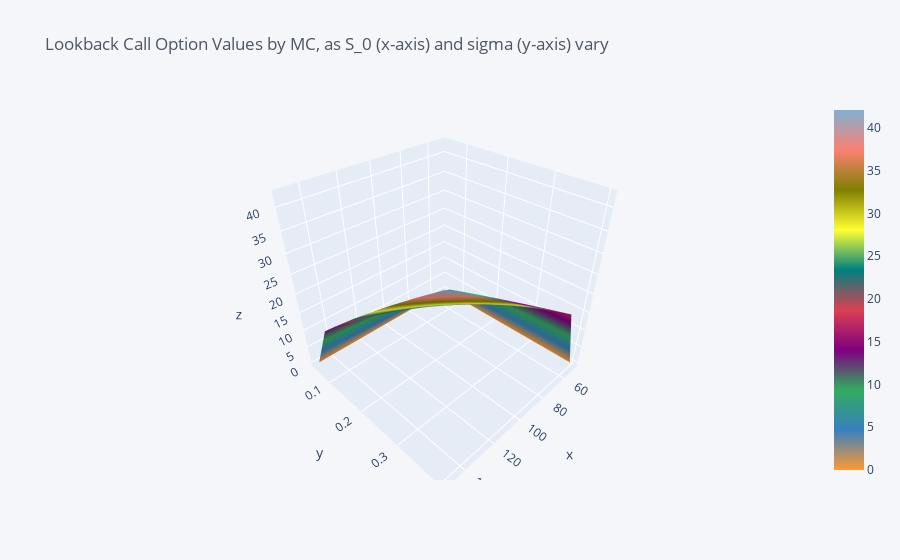

Notebook code for this chart:
### Code cell
grid.iplot(kind='surface', title='Lookback Call Option Values by MC, as S_0 (x-axis) and sigma (y-axis) vary', labels = {"S_0", "sigma", "C_0"})

### Figure 1 — Plotly figure (JSON) as saved in the notebook; plotly's stock layout.template omitted (floating-point values rounded to 4 significant figures)
{"data": [{"colorscale": [[0, "rgb(255, 153, 51)"], [0.1111, "rgb(55, 128, 191)"], [0.2222, "rgb(50, 171, 96)"], [0.3333, "rgb(128, 0, 128)"], [0.4444, "rgb(219, 64, 82)"], [0.5556, "rgb(0, 128, 128)"], [0.6667, "rgb(255, 255, 51)"], [0.7778, "rgb(128, 128, 0)"], [0.8889, "rgb(251, 128, 114)"], [1, "rgb(128, 177, 211)"]], "type": "surface", "x": [50, 60, 70, 80, 90, 100, 110, 120, 130, 140, 150], "y": [0.05, 0.1, 0.15, 0.2, 0.25, 0.3, 0.35, 0.4], "z": [[0, 0, 0, 0, 0, 0, 0, 0, 0, 0, 0], [0, 5.304, 6.188, 7.072, 7.956, 8.84, 9.724, 10.61, 11.49, 12.38, 13.26], [0, 7.362, 8.589, 9.816, 11.04, 12.27, 13.5, 14.72, 15.95, 17.18, 18.4], [0, 9.369, 10.93, 12.49, 14.05, 15.62, 17.18, 18.74, 20.3, 21.86, 23.42], [0, 11.32, 13.21, 15.09, 16.98, 18.87, 20.75, 22.64, 24.53, 26.41, 28.3], [0, 13.21, 15.42, 17.62, 19.82, 22.02, 24.23, 26.43, 28.63, 30.83, 33.04], [0, 15.05, 17.56, 20.07, 22.58, 25.09, 27.59, 30.1, 32.61, 35.12, 37.63], [0, 16.83, 19.64, 22.44, 25.25, 28.05, 30.86, 33.66, 36.47, 39.27, 42.08]]}], "layout": {"autosize": true, "legend": {"bgcolor": "#F5F6F9", "font": {"color": "#4D5663"}}, "paper_bgcolor": "#F5F6F9", "plot_bgcolor": "#F5F6F9", "scene": {"aspectmode": "auto", "aspectratio": {"x": 1, "y": 1, "z": 1}}, "title": {"font": {"color": "#4D5663"}, "text": "Lookback Call Option Values by MC, as S_0 (x-axis) and sigma (y-axis) vary"}, "xaxis": {"gridcolor": "#E1E5ED", "showgrid": true, "tickfont": {"color": "#4D5663"}, "title": {"font": {"color": "#4D5663"}, "text": ""}, "zerolinecolor": "#E1E5ED"}, "yaxis": {"gridcolor": "#E1E5ED", "showgrid": true, "tickfont": {"color": "#4D5663"}, "title": {"font": {"color": "#4D5663"}, "text": ""}, "zerolinecolor": "#E1E5ED"}}}
